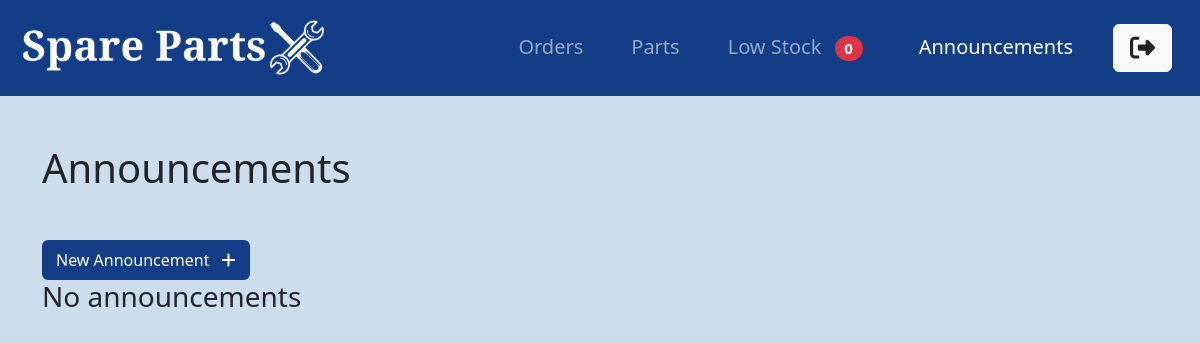
/announcements/ (signed in), run on an earlier commit of the app's database.
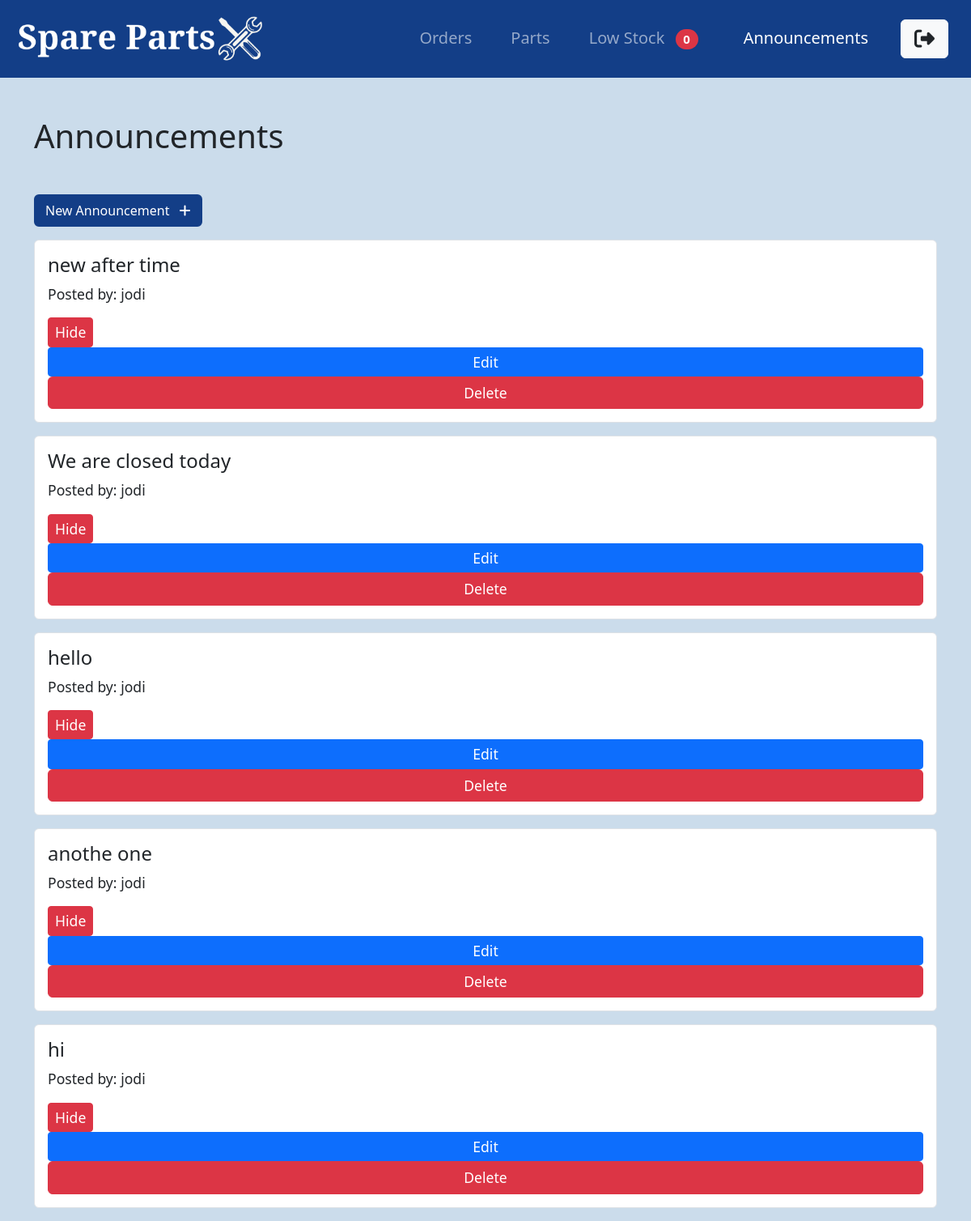
And on a later commit of the database.
### announcements/models.py (models this page shows, shortened)
class Announcements(models.Model):
    posted_by = models.ForeignKey(User, on_delete=models.CASCADE, related_name='announcement')
    message = models.TextField()
    visible = models.BooleanField(default=True)
    timestamp = models.DateTimeField(auto_now_add=True)

### announcements/views.py (the view, shortened to what this page needs)
# urls.py: path('', AnnouncementsListView.as_view(), name='announcements'),
class AnnouncementsListView(LoginRequiredMixin, UserPassesTestMixin, ListView):
    model = Announcements
    context_object_name = 'announcements'
    ordering = ['-timestamp']
    def get_queryset(self):
        return super().get_queryset()
    def test_func(self):
        return self.request.user.profile.user_group == 'store_manager'

### parts/context_processors.py (called while the page is built)
def low_stock_count(request):
    count = Part.objects.filter(num_in_stock__lte=F('low_stock_warning')).count()
    return {'low_stock_count': count}

### announcements/templates/announcements/announcements_list.html (shortened to what this page needs)
{% extends "parts/base.html" %}
{% block content %}
    <h1 class="my-5">Announcements</h1>
    <a class="btn btn-light-bg rounded" href="{% url 'announcement-create' %}">New Announcement <i class="fas fa-plus ms-2   "></i></a>
    {% if announcements %}
        {% for announcement in announcements %}
            <div class="card my-3 p-3 border">
                <h4>{{ announcement.message }}</h4>
                <p>Posted by: {{ announcement.posted_by.username }}</p>
                <form method="POST">
                    <button type="submit" class="btn {% if announcement.visible %}btn-danger{% else %}btn-success{% endif %} btn-sm">
                        {% if announcement.visible %}Hide{% else %}Show{% endif %}
                    </button>
                </form>
                <a class="btn btn-primary btn-sm" href="{% url 'announcement-update' announcement.id %}">Edit</a>
                <a href="{% url 'announcement-delete' announcement.id %}" class="btn btn-danger">Delete</a>
            </div>
        {% endfor %}
    {% else %}
        <h3>No announcements</h3>
    {% endif %}
{% endblock content %}

### parts/templates/parts/base.html (shortened to what this page needs)
<!DOCTYPE html>
<html lang="en">
<head>
    <link href="https://cdn.jsdelivr.net/npm/bootstrap@5.2.3/dist/css/bootstrap.min.css" rel="stylesheet">
    {% load static %}
    <link rel="stylesheet" href="{% static 'css/style.css' %}">
</head>
<body>
    <nav class="navbar navbar-expand-lg navbar-dark mb-5" id="menu">
        <div class="container-fluid">
            <a class="navbar-brand" href="{% url 'login-success' %}">
                <img src="{% static 'images/logo.png' %}" alt="Logo" id="logo">
            </a>
            <div class="collapse navbar-collapse justify-content-end" id="navbarNavDropdown">
                <ul class="navbar-nav text-center">
                    {% if user.is_authenticated %}
                        {% if user.profile.user_group == 'store_manager' %}
                            <li class="nav-item mx-3">
                                <a class="nav-link {% if request.resolver_match.url_name == 'order-home' %}active{% endif %}" href="{% url 'order-home' %}">Orders</a>
                            </li>
                        {% endif %}
                        <li class="nav-item mx-3">
                            <a class="nav-link {% if request.resolver_match.url_name == 'parts-list' %}active{% endif %}" href="{% url 'parts-list' %}">Parts</a>
                        </li>
                        {% if user.profile.user_group == 'store_manager' %}
                            <li class="nav-item mx-3">
                                <a class="nav-link " href="{% url 'low-stock' %}">Low Stock <span class="badge rounded-pill bg-danger mx-2">{{ low_stock_count }}</span></a>
                            </li>
                            <li class="nav-item mx-3">
                                <a class="nav-link {% if request.resolver_match.url_name == 'announcements' %}active{% endif %}" href="{% url 'announcements' %}">Announcements</a>
                            </li>
                        {% endif %}
                        <form method="POST" action="{% url 'logout' %}" class="form-inline nav-item d-flex align-items-center">
                            <button type="submit" class="btn btn-logout nav-link btn-light text-dark mx-3 px-3">
                                <i class="fa-solid fa-right-from-bracket fa-lg"></i>
                            </button>
                        </form>
                    {% endif %}
                </ul>
            </div>
        </div>
    </nav>
    <div class="container">
        {% block content %}{% endblock %}
    </div>
</body>
</html>

### static/css/style.css (style rules this page uses)
.card { font-size: 1em; }
#menu { background-color: #133E87; color: #ffffff; }
#logo { height: 50px; }
body { font-size: 1em; background-color: #CBDCEB; }
.btn { font-size: 0.9em; }
.btn-light-bg { background-color: #133E87; color: #ffffff; border: 2px solid #133E87; }
@media (min-width: 600px) { #logo { height:60px; } }
@media (min-width: 600px) { .btn { font-size: 1em; } }
@media (min-width: 600px) { .card { font-size: 1.1em; } }
@media (min-width: 1100px) { .navbar { font-size: 1.25em; } }
@media (min-width: 1100px) { #logo { height: 70px; } }

What changed in the data, as far as the page shows it:
added Announcements: message "new after time", posted_by.username "jodi", visible "Hide"
added Announcements: message "We are closed today", posted_by.username "jodi", visible "Hide"
added Announcements: message "hello", posted_by.username "jodi", visible "Hide"
added Announcements: message "anothe one", posted_by.username "jodi", visible "Hide"
added Announcements: message "hi", posted_by.username "jodi", visible "Hide"
Also different on the page:
text no longer shown: "No announcements"
